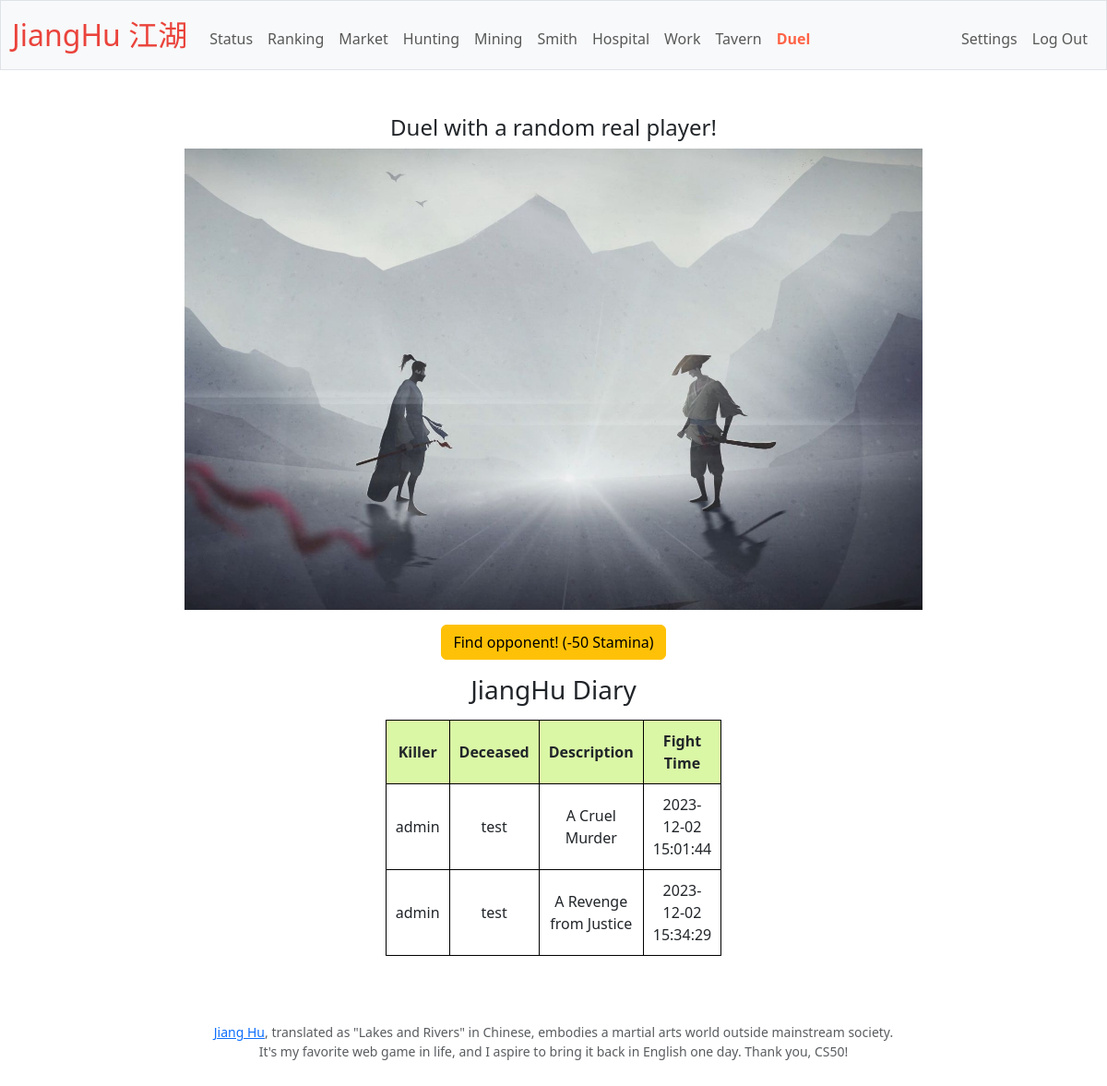
The app's page /duel (signed in) with its own data.
### tables this page shows
CREATE TABLE history (
kill_id INTEGER PRIMARY KEY AUTOINCREMENT,
killer TEXT NOT NULL,
deceased TEXT NOT NULL,
fight_time TEXT NOT NULL,
description TEXT NOT NULL
);

### app.py (the view)
@app.route("/duel", methods=["GET", "POST"])
@login_required
def duel():
    duel_file_path = os.path.join(os.getcwd(), "static", "duel.jpg")
    profile = db.execute("SELECT userid, stamina, hp, attk, def, weapon, armour FROM user_status WHERE userid = ?", session["user_id"])
    profile = profile[0]
    history = db.execute("SELECT killer, deceased, fight_time, description FROM history LIMIT 20")
    if request.method == "POST":
        if profile['stamina'] < 50:
            return apology("You have not enough stamina!", 400)
        else:
            opponentids = db.execute("SELECT id FROM users WHERE id != ? AND status != 'dead' ", session["user_id"])
            try:
                opponentid = random.choices(opponentids)[0]['id']
            except:
                if IndexError:
                    flash("All players in JiangHu have been killed..., Try next time!")
                    return redirect("/")
            db.execute("UPDATE user_status SET stamina = stamina - 50 WHERE userid = ?", session["user_id"])
            opponent_profile = db.execute("SELECT userid, stamina, hp, attk, def, weapon, armour FROM user_status WHERE userid = ?", opponentid)
            opponent_profile = opponent_profile[0]
            player_duel_profile = get_attacker_data(profile)
            opponent_duel_profile = get_attacker_data(opponent_profile)
            player_bonus = bonus(session["user_id"])
            player_duel_profile[1] += player_bonus[0]
            player_duel_profile[2] += player_bonus[1]
            opponent_bonus = bonus(opponentid)
            opponent_duel_profile[1] += opponent_bonus[0]
            opponent_duel_profile[2] += opponent_bonus[1]
            result = fight(player_duel_profile, opponent_duel_profile)
            new_player_hp = result[0][0]
            new_player_status = result[0][3]
            new_opponent_hp = result[1][0]
            new_opponent_status = result[1][3]
            fight_time = datetime.now()
            if new_player_status == 'tie':
                flash("You and opponent had a long fight for 500 rounds - But no one can win or lose!")
                return render_template("duel.html")
            elif new_player_status == 'win':
                db.execute("UPDATE users SET status = 'dead' WHERE id = ?", opponentid)
                killer = db.execute("SELECT username FROM users WHERE id = ?", session["user_id"])
                killer = killer[0]['username']
                deceased = db.execute("SELECT username FROM users WHERE id = ?", opponentid)
                deceased = deceased[0]['username']
                opponent_fame = db.execute("SELECT fame FROM users WHERE id = ?", opponentid)
                opponent_fame = opponent_fame[0]['fame']
                if opponent_fame >= 0:
                    db.execute("UPDATE users SET fame = fame - 10 WHERE id = ?", session["user_id"])
                    flash("You cruelly killed an ordinary player with no mercy...Your bad fame is widespread in JiangHu!")
                    description = "A Cruel Murder"
                else:
                    db.execute("UPDATE users SET fame = fame + 10 WHERE id = ?", session["user_id"])
                    flash("You just killed an evil player...Your good fame is widespread in JiangHu!")
                    description = "A Revenge from Justice"
            elif new_player_status == 'dead':
                db.execute("UPDATE users SET status = 'dead' WHERE id = ?", session["user_id"])
                killer = db.execute("SELECT username FROM users WHERE id = ?", opponentid)
                killer = killer[0]['username']
                deceased = db.execute("SELECT username FROM users WHERE id = ?", session["user_id"])
                deceased = deceased[0]['username']
                flash("You initiated a fight, but no...It wasn't even a fight at all, you immediately got killed by your opponent!")
                description = "A Reckless Provacation"
            db.execute("UPDATE user_status SET hp = ? WHERE userid = ?", new_player_hp, session["user_id"])
            db.execute("UPDATE user_status SET hp = ? WHERE userid = ?", new_opponent_hp, opponentid)
            db.execute("INSERT INTO history (killer, deceased, fight_time, description) VALUES (?, ?, ?, ?)", killer, deceased, fight_time, description)
            return render_template("duel.html")
    else:
        return render_template("duel.html", history=history, duel_photo = duel_file_path)

### app.py (called while the page is built)
@app.after_request
def after_request(response):
    response.headers["Cache-Control"] = "no-cache, no-store, must-revalidate"
    response.headers["Expires"] = 0
    response.headers["Pragma"] = "no-cache"
    return response

### helpers.py (called while the page is built)
def login_required(f):
    @wraps(f)
    def decorated_function(*args, **kwargs):
        if session.get("user_id") is None:
            return redirect("/login")
        return f(*args, **kwargs)
    return decorated_function

### templates/duel.html (shortened to what this page needs)
{% extends "layout.html" %}
{% block main %}
    <h4>Duel with a random real player!</h4>
    <img src=" {{ duel_photo }}" alt="Duel" style="width:800px;height:500px">
    <form action="/duel" method="post">
        <button class="btn btn-warning" type="submit" name="duel" value="hunting">
            Find opponent! (-50 Stamina)
        </button>
    </form>
    <h3>JiangHu Diary</h3>
    <table>
        <tr>
            <th> Killer </th>
            <th> Deceased </th>
            <th> Description </th>
            <th> Fight Time </th>
        </tr>
        {% for kill in history %}
        <tr>
            <td> {{ kill['killer'] }}</td>
            <td> {{ kill['deceased'] }}</td>
            <td> {{ kill['description'] }}</td>
            <td> {{ kill['fight_time'] }}</td>
        </tr>
        {% endfor %}
    </table><br>
{% endblock %}

### static/styles.css (style rules this page uses)
table { border: 1px solid black; width: 30%; margin: 0 auto; }
th, td { border: 1px solid black; padding: 10px; text-align: center; }
th { background-color: #DAF7A6; }

### records on screen
history: killer "admin", deceased "test", description "A Cruel Murder", fight_time "2023-12-02 15:01:44"
history: killer "admin", deceased "test", description "A Revenge from Justice", fight_time "2023-12-02 15:34:29"
